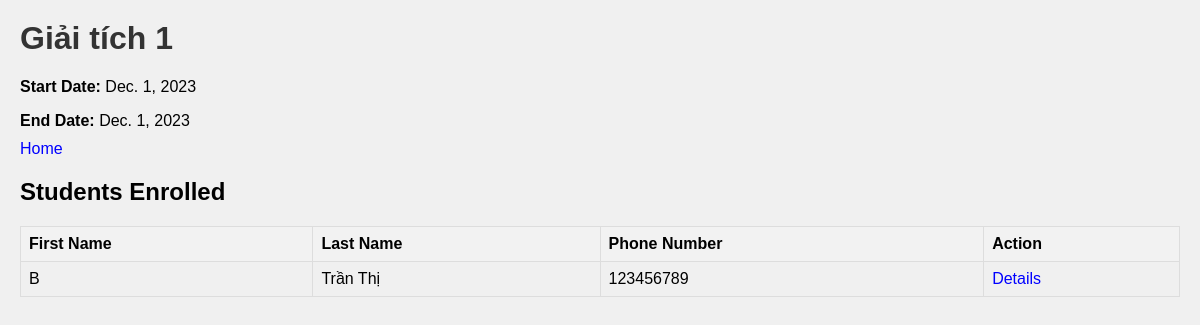
Page /school/class/3 on the committed database.
### school/models.py (models this page shows, shortened)
class Class(models.Model):
    name = models.CharField(max_length=200)
    start_date = models.DateField('start date')
    end_date = models.DateField('end date')
    students = models.ManyToManyField(Student, through="Enrollment")

class Student(models.Model):
    firstname = models.CharField(max_length=255)
    lastname = models.CharField(max_length=255)
    phone = models.CharField(max_length=255)
    major = models.ForeignKey(Major, on_delete=models.CASCADE)

### school/views.py (the view)
# urls.py: path('class/<int:pk>', views.ClassDetailView.as_view(), name='class_detail'),
class ClassDetailView(DetailView):
    model = Class
    template_name = 'school/class_detail.html'

### school/templates/school/class_detail.html
{% load static %}
<link rel="stylesheet" type="text/css" href="{% static 'school/style.css' %}" />
<h1>{{ class.name }}</h1>
<p><strong>Start Date:</strong> {{ class.start_date }}</p>
<p><strong>End Date:</strong> {{ class.end_date }}</p>
<a href="{% url 'school:index'%}">Home</a>
<h2>Students Enrolled</h2>
{% if class.students.all %}
<table border="1">
	<thead>
		<tr>
			<th>First Name</th>
			<th>Last Name</th>
			<th>Phone Number</th>
			<th>Action</th>
		</tr>
	</thead>
	<tbody>
		{% for student in class.students.all %}
		<tr>
			<td>{{ student.firstname }}</td>
			<td>{{ student.lastname }}</td>
			<td>{{ student.phone}}</td>
			<td>
				<a href="{% url 'school:student_detail' pk=student.id %}">Details</a>
			</td>
		</tr>
		{% endfor %}
	</tbody>
</table>
{% else %}
<p>No students enrolled in this class.</p>
{% endif %}

### school/static/school/style.css (style rules this page uses)
a { text-decoration: none; color: blue; }
h1 { color: #333; }
p { margin-bottom: 10px; }
table { width: 100%; border-collapse: collapse; margin-top: 20px; }
table, th, td { border: 1px solid #ddd; }
th, td { padding: 8px; text-align: left; }
thead { background-color: #f2f2f2; }

### rows in the picture
Class: name "Giải tích 1", start_date "Dec. 1, 2023", end_date "Dec. 1, 2023"
Student: firstname "B", lastname "Trần Thị", phone "123456789"
